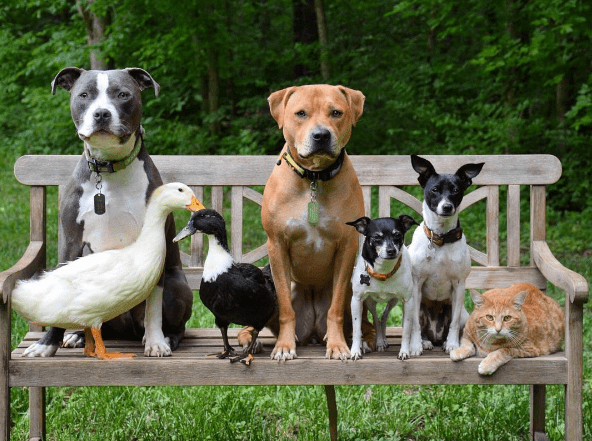
#> input picture KDstudy/data3.png, 592 x 441 px
$ jupyter execute Numpy_prac.ipynb   (shell and % lines are left out)
#> lines starting #> are read from the running program, lines starting #| are printed output that depends on the picture
pip install opencv-python==4.4.0.46

실습- 이미지 클립핑

[cell 1]
import cv2
import platform

[cell 2]
print('OpenCV version: {}'.format(cv2.__version__))
print('Python version: {}'.format(platform.python_version()))

[cell 3]
src = cv2.imread('data3.png')
#> src is the input picture: shape (441, 592, 3); mean B, G, R 72.1, 101.5, 93.8

[cell 4]
#flipped = cv2.flip(src, -1)

[cell 5]
cv2.imshow('Image', src)
#cv2.imshow('Image flipped', flipped)
#cv2.imwrite('.\\images\\flipped_penguins.png', flipped)
cv2.waitKey(0) # 0 forever// 0은 사용자가 끌때까지 켜져 있음
cv2.destroyAllWindows()

[cell 6]
src.ndim
#> Out = 3

[cell 7]
src.shape
#> Out = (441, 592, 3)

[cell 8]
#50,50 -> 150,150

[cell 9]
src_face = src[50:150,50:150]
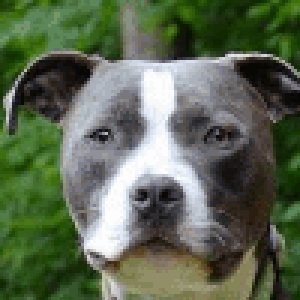
#> src_face: shape (100, 100, 3) (shown 3 times larger); mean B, G, R 81.8, 104.4, 92.3

[cell 10]
src_face.shape
#> Out = (100, 100, 3)

[cell 11]
cv2.imshow('Face_Image',src_face)
cv2.waitKey(0) # 0 forever
cv2.destroyAllWindows()

[cell 12]
#저장

[cell 13]
#cv2.imwrite('.\\dog_face.png',src_face) #현재 디렉토리 밑에 저장

[cell 14]
#코끼리 위치

[cell 15]
#elephant1 [170:319, 79:205]
#elephant2 [70:515, 249:861]

[cell 16]
src2 = cv2.imread('C:\\Users\\j\\Desktop\\2021-K-Digital-Training-main\\elephant2.png')
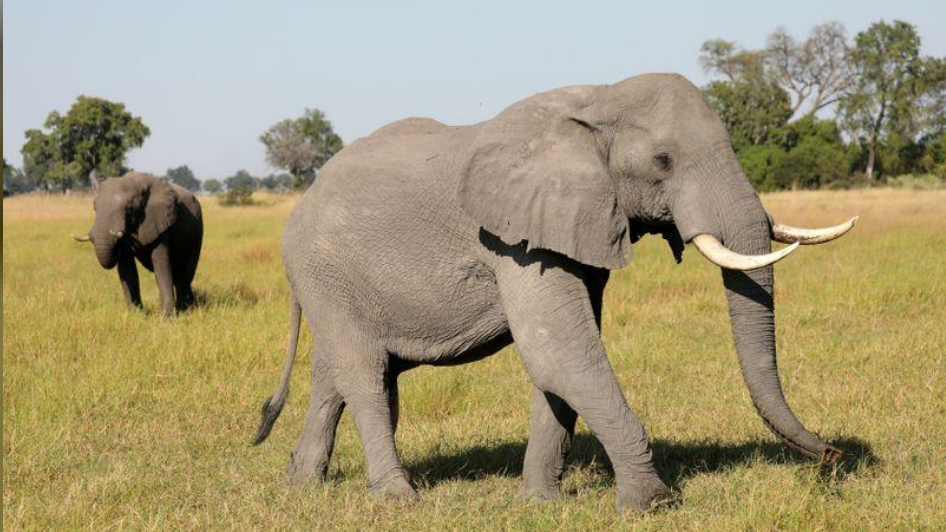
#> input picture KDstudy/2021-K-Digital-Training-main/elephant2.png, 946 x 532 px, found by its file name
#> src2 is the input picture: shape (532, 946, 3); mean B, G, R 118.8, 152.2, 163.6

cv2.IMREAD_COLOR : 이미지 파일을 Color로 읽어들입니다. 투명한 부분은 무시되며, Default값입니다.(1)
cv2.IMREAD_GRAYSCALE : 이미지를 Grayscale로 읽어 들입니다. 실제 이미지 처리시 중간단계로 많이 사용합니다.(0)
cv2.IMREAD_UNCHANGED : 이미지파일을 alpha channel까지 포함하여 읽어 들입니다.(-1)

[cell 17]
src2.ndim
#> Out = 3

[cell 18]
src_ele1 = src2[170:319, 79:205]
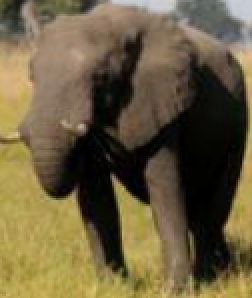
#> src_ele1: shape (149, 126, 3) (shown 2 times larger); mean B, G, R 63.5, 93.5, 106.5
src_ele2 = src2[70:515, 249:861]
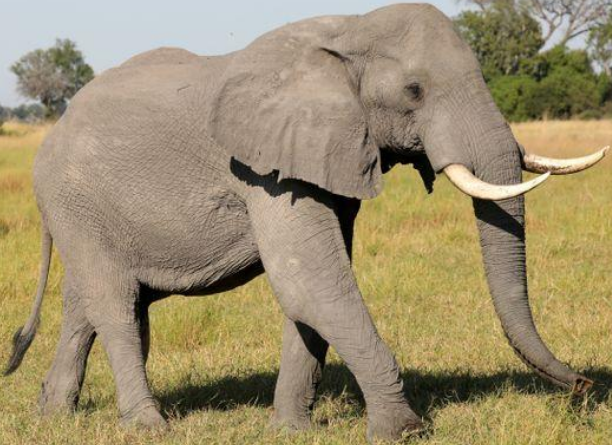
#> src_ele2: shape (445, 612, 3); mean B, G, R 110.2, 142.7, 157.4
